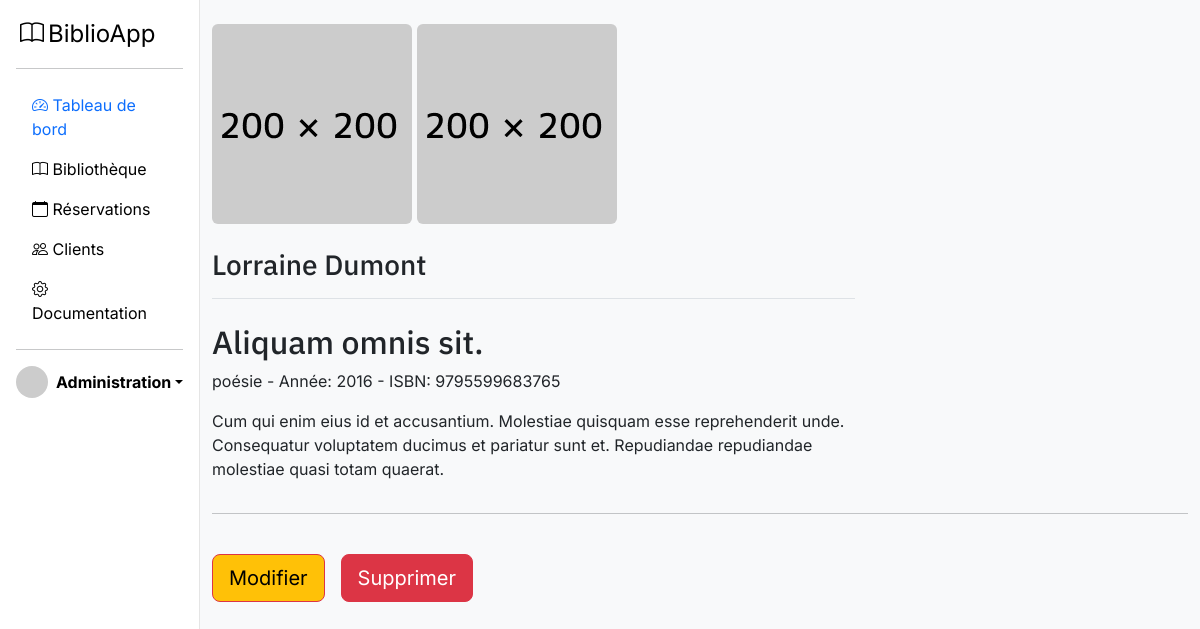
/book.php?slug=aliquam-omnis-sit-, run on the app's committed database.
### tables this page shows
CREATE TABLE IF NOT EXISTS `book` (
  `id` int NOT NULL AUTO_INCREMENT,
  `title` varchar(255) NOT NULL,
  `author` varchar(255) NOT NULL,
  `description` text,
  `cover` varchar(255) DEFAULT NULL,
  `category` varchar(255) NOT NULL,
  `price` int DEFAULT NULL,
  `year` int NOT NULL,
  `editor` varchar(255) DEFAULT NULL,
  `language` varchar(255) DEFAULT NULL,
  `pages` int DEFAULT NULL,
  `format` varchar(255) DEFAULT NULL,
  `isbn` varchar(13) NOT NULL,
  `active` tinyint(1) DEFAULT NULL,
  `slug` varchar(255) NOT NULL,
  PRIMARY KEY (`id`)
);

### classes/Book.php (called while the page is built, shortened)
<?php
class Book {
       public static function getOneBook($slug): array
       {
           $sql = "SELECT * FROM book WHERE slug = :slug";
           $db = Connect::connect();
           $query = $db->prepare($sql);
            $query->bindValue(':slug', $slug , PDO::PARAM_STR);
           $query->execute();
           if($query->rowcount() > 0){
                return $query->fetch(
                    PDO::FETCH_ASSOC
                );
           }
       }
}

### book.php (the view, shortened to what this page needs)
<?php
require 'classes/Book.php';
require 'templates/header.html.php';
$book = Book::getOneBook($_GET['slug']);
?>
<main role="main" class="container">
    <div class="row">
        <div class="col-md-8 blog-main">
                <div class="mt-4">
                    <img src="/assets/images/dummy-200x200.png" class="rounded float-left" alt="COVER" style="width: 200px; height: 200px;">
                    <img src="/assets/images/dummy-200x200.png" class="rounded float-right" alt="COVER" style="width: 200px; height: 200px;">
                </div>
            <br>
            <h3 class="pb-3 mb-4 font-italic border-bottom">
                <?= $book['author'] ?>
            </h3>
            <div class="blog-post">
                <h2 class="blog-post-title"><?= $book['title'] ?></h2>
                <p class="blog-post-meta"><?= $book['category'] ?> - Année: <?= $book['year'] ?> - ISBN: <?= $book['isbn'] ?></p>
                <p><?= $book['description'] ?></p>
            </div>
        </div>
    </div>
    <hr>
    <br>
    <div class="d-flex gap-3">
        <button type="button" class="btn btn-outline-danger btn-lg text-bg-warning" data-bs-toggle="modal" data-bs-target="#editBook">
            Modifier
        </button>
        <form method="POST">
            <input name="delete" type="submit" class="btn btn-lg btn-danger" value="Supprimer">
        </form>
    </div>
</main>
<?php require 'templates/footer.html.php'; ?>

### templates/header.html.php (shortened to what this page needs)
<!DOCTYPE html>
<html lang="fr">
<head>
    <link href="https://cdn.jsdelivr.net/npm/bootstrap@5.3.2/dist/css/bootstrap.min.css" rel="stylesheet">
    <link rel="stylesheet" href="https://cdn.jsdelivr.net/npm/bootstrap-icons@1.11.1/font/bootstrap-icons.css">
    <link rel="stylesheet" href="assets/css/style.css">
</head>
<body>
    <div class="biblioapp">
        <aside class="d-flex flex-column flex-shrink-0 col-md-2 d-none d-sm-block p-3 bg-light">
            <div class="d-flex">
                <a href="/" class="d-flex align-items-center fs-4 mb-3 mb-md-0 me-md-auto link-body-emphasis text-decoration-none">
                    <i class="bi bi-book mx-1"></i> BiblioApp
                </a>
            </div>
            <hr>
            <ul class="nav nav-pills flex-column mb-auto">
                <li class="nav-item">
                    <a href="/" class="nav-link" aria-current="page">
                        <i class="bi bi-speedometer2"></i>
                        Tableau de bord
                    </a>
                </li>
                <li>
                    <a href="books.php" class="nav-link link-body-emphasis">
                        <i class="bi bi-book"></i>
                        Bibliothèque
                    </a>
                </li>
                <li>
                    <a href="reservations.php" class="nav-link link-body-emphasis">
                        <i class="bi bi-calendar"></i>
                        Réservations
                    </a>
                </li>
                <li>
                    <a href="clients.php" class="nav-link link-body-emphasis">
                        <i class="bi bi-people"></i>
                        Clients
                    </a>
                </li>
                <li>
                    <a href="docs.php" class="nav-link link-body-emphasis">
                        <i class="bi bi-gear"></i>
                        Documentation
                    </a>
                </li>
            </ul>
            <hr>
            <div class="dropdown">
                <a href="#" class="d-flex align-items-center link-body-emphasis text-decoration-none dropdown-toggle" data-bs-toggle="dropdown" aria-expanded="false">
                    <img src="https://placeholder.com/50/" alt="" width="32" height="32" class="rounded-circle me-2">
                    <strong>Administration</strong>
                </a>
            </div>
        </aside>
        <main class="col-md-10 col-sm-12 offset-md-2 offset-sm-0 mb-4">

### templates/footer.html.php (shortened to what this page needs)
        </main>
    </div>
</body>
</html>

### assets/css/style.css (style rules this page uses)
body { background-color: #f8f9fa; font-family: 'Inter', sans-serif; }
h1, h2, h3, h4, h5, h6 { font-family: 'IBM Plex Sans', sans-serif; }
.biblioapp { display: flex; }
aside { position: fixed; z-index: 1000; top: 0; height: 100vh; border-right: 1px solid rgba(0, 0, 0, .1); }
.bg-light { background-color: #fff !important; }

### data on the page
book: author "Lorraine Dumont", title "Aliquam omnis sit.", category "poésie", year "2016", isbn "9795599683765", description "Cum qui enim eius id et accusantium. Molestiae quisquam esse reprehenderit unde. Consequatur voluptatem ducimus et pariatur sunt et. Repudiandae repudiandae molestiae quasi totam quaerat."
